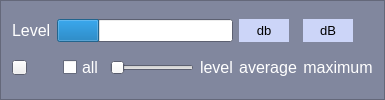
          <widget class="QFrame" name="frame_7">
           <property name="palette">
            <palette>
             <active>
              <colorrole role="Base">
               <brush brushstyle="SolidPattern">
                <color alpha="255">
                 <red>255</red>
                 <green>255</green>
                 <blue>255</blue>
                </color>
               </brush>
              </colorrole>
              <colorrole role="Window">
               <brush brushstyle="SolidPattern">
                <color alpha="255">
                 <red>129</red>
                 <green>135</green>
                 <blue>158</blue>
                </color>
               </brush>
              </colorrole>
             </active>
             <inactive>
              <colorrole role="Base">
               <brush brushstyle="SolidPattern">
                <color alpha="255">
                 <red>255</red>
                 <green>255</green>
                 <blue>255</blue>
                </color>
               </brush>
              </colorrole>
              <colorrole role="Window">
               <brush brushstyle="SolidPattern">
                <color alpha="255">
                 <red>129</red>
                 <green>135</green>
                 <blue>158</blue>
                </color>
               </brush>
              </colorrole>
             </inactive>
             <disabled>
              <colorrole role="Base">
               <brush brushstyle="SolidPattern">
                <color alpha="255">
                 <red>129</red>
                 <green>135</green>
                 <blue>158</blue>
                </color>
               </brush>
              </colorrole>
              <colorrole role="Window">
               <brush brushstyle="SolidPattern">
                <color alpha="255">
                 <red>129</red>
                 <green>135</green>
                 <blue>158</blue>
                </color>
               </brush>
              </colorrole>
             </disabled>
            </palette>
           </property>
           <property name="autoFillBackground">
            <bool>true</bool>
           </property>
           <property name="frameShape">
            <enum>QFrame::StyledPanel</enum>
           </property>
           <property name="frameShadow">
            <enum>QFrame::Raised</enum>
           </property>
           <layout class="QGridLayout" name="gridLayout_8">
            <item row="0" column="0">
             <widget class="QLabel" name="label_21">
              <property name="palette">
               <palette>
                <active>
                 <colorrole role="WindowText">
                  <brush brushstyle="SolidPattern">
                   <color alpha="255">
                    <red>255</red>
                    <green>255</green>
                    <blue>255</blue>
                   </color>
                  </brush>
                 </colorrole>
                </active>
                <inactive>
                 <colorrole role="WindowText">
                  <brush brushstyle="SolidPattern">
                   <color alpha="255">
                    <red>255</red>
                    <green>255</green>
                    <blue>255</blue>
                   </color>
                  </brush>
                 </colorrole>
                </inactive>
                <disabled>
                 <colorrole role="WindowText">
                  <brush brushstyle="SolidPattern">
                   <color alpha="255">
                    <red>120</red>
                    <green>120</green>
                    <blue>120</blue>
                   </color>
                  </brush>
                 </colorrole>
                </disabled>
               </palette>
              </property>
              <property name="font">
               <font>
                <pointsize>12</pointsize>
                <weight>50</weight>
                <bold>false</bold>
               </font>
              </property>
              <property name="text">
               <string>Level</string>
              </property>
             </widget>
            </item>
            <item row="0" column="5">
             <widget class="QLabel" name="label_outchan_level">
              <property name="minimumSize">
               <size>
                <width>50</width>
                <height>0</height>
               </size>
              </property>
              <property name="maximumSize">
               <size>
                <width>50</width>
                <height>16777215</height>
               </size>
              </property>
              <property name="palette">
               <palette>
                <active>
                 <colorrole role="WindowText">
                  <brush brushstyle="SolidPattern">
                   <color alpha="255">
                    <red>0</red>
                    <green>0</green>
                    <blue>0</blue>
                   </color>
                  </brush>
                 </colorrole>
                 <colorrole role="Base">
                  <brush brushstyle="SolidPattern">
                   <color alpha="255">
                    <red>255</red>
                    <green>255</green>
                    <blue>255</blue>
                   </color>
                  </brush>
                 </colorrole>
                 <colorrole role="Window">
                  <brush brushstyle="SolidPattern">
                   <color alpha="255">
                    <red>204</red>
                    <green>213</green>
                    <blue>248</blue>
                   </color>
                  </brush>
                 </colorrole>
                </active>
                <inactive>
                 <colorrole role="WindowText">
                  <brush brushstyle="SolidPattern">
                   <color alpha="255">
                    <red>0</red>
                    <green>0</green>
                    <blue>0</blue>
                   </color>
                  </brush>
                 </colorrole>
                 <colorrole role="Base">
                  <brush brushstyle="SolidPattern">
                   <color alpha="255">
                    <red>255</red>
                    <green>255</green>
                    <blue>255</blue>
                   </color>
                  </brush>
                 </colorrole>
                 <colorrole role="Window">
                  <brush brushstyle="SolidPattern">
                   <color alpha="255">
                    <red>204</red>
                    <green>213</green>
                    <blue>248</blue>
                   </color>
                  </brush>
                 </colorrole>
                </inactive>
                <disabled>
                 <colorrole role="WindowText">
                  <brush brushstyle="SolidPattern">
                   <color alpha="255">
                    <red>120</red>
                    <green>120</green>
                    <blue>120</blue>
                   </color>
                  </brush>
                 </colorrole>
                 <colorrole role="Base">
                  <brush brushstyle="SolidPattern">
                   <color alpha="255">
                    <red>204</red>
                    <green>213</green>
                    <blue>248</blue>
                   </color>
                  </brush>
                 </colorrole>
                 <colorrole role="Window">
                  <brush brushstyle="SolidPattern">
                   <color alpha="255">
                    <red>204</red>
                    <green>213</green>
                    <blue>248</blue>
                   </color>
                  </brush>
                 </colorrole>
                </disabled>
               </palette>
              </property>
              <property name="font">
               <font>
                <pointsize>10</pointsize>
                <weight>50</weight>
                <bold>false</bold>
               </font>
              </property>
              <property name="autoFillBackground">
               <bool>true</bool>
              </property>
              <property name="text">
               <string>db</string>
              </property>
              <property name="alignment">
               <set>Qt::AlignCenter</set>
              </property>
             </widget>
            </item>
            <item row="1" column="5">
             <widget class="QLabel" name="label_13">
              <property name="palette">
               <palette>
                <active>
                 <colorrole role="WindowText">
                  <brush brushstyle="SolidPattern">
                   <color alpha="255">
                    <red>255</red>
                    <green>255</green>
                    <blue>255</blue>
                   </color>
                  </brush>
                 </colorrole>
                 <colorrole role="Base">
                  <brush brushstyle="SolidPattern">
                   <color alpha="255">
                    <red>255</red>
                    <green>255</green>
                    <blue>255</blue>
                   </color>
                  </brush>
                 </colorrole>
                 <colorrole role="Window">
                  <brush brushstyle="SolidPattern">
                   <color alpha="255">
                    <red>255</red>
                    <green>255</green>
                    <blue>255</blue>
                   </color>
                  </brush>
                 </colorrole>
                </active>
                <inactive>
                 <colorrole role="WindowText">
                  <brush brushstyle="SolidPattern">
                   <color alpha="255">
                    <red>255</red>
                    <green>255</green>
                    <blue>255</blue>
                   </color>
                  </brush>
                 </colorrole>
                 <colorrole role="Base">
                  <brush brushstyle="SolidPattern">
                   <color alpha="255">
                    <red>255</red>
                    <green>255</green>
                    <blue>255</blue>
                   </color>
                  </brush>
                 </colorrole>
                 <colorrole role="Window">
                  <brush brushstyle="SolidPattern">
                   <color alpha="255">
                    <red>255</red>
                    <green>255</green>
                    <blue>255</blue>
                   </color>
                  </brush>
                 </colorrole>
                </inactive>
                <disabled>
                 <colorrole role="WindowText">
                  <brush brushstyle="SolidPattern">
                   <color alpha="255">
                    <red>120</red>
                    <green>120</green>
                    <blue>120</blue>
                   </color>
                  </brush>
                 </colorrole>
                 <colorrole role="Base">
                  <brush brushstyle="SolidPattern">
                   <color alpha="255">
                    <red>255</red>
                    <green>255</green>
                    <blue>255</blue>
                   </color>
                  </brush>
                 </colorrole>
                 <colorrole role="Window">
                  <brush brushstyle="SolidPattern">
                   <color alpha="255">
                    <red>255</red>
                    <green>255</green>
                    <blue>255</blue>
                   </color>
                  </brush>
                 </colorrole>
                </disabled>
               </palette>
              </property>
              <property name="font">
               <font>
                <pointsize>12</pointsize>
                <weight>50</weight>
                <bold>false</bold>
               </font>
              </property>
              <property name="text">
               <string>average</string>
              </property>
              <property name="alignment">
               <set>Qt::AlignCenter</set>
              </property>
             </widget>
            </item>
            <item row="1" column="6">
             <widget class="QLabel" name="label_14">
              <property name="palette">
               <palette>
                <active>
                 <colorrole role="WindowText">
                  <brush brushstyle="SolidPattern">
                   <color alpha="255">
                    <red>255</red>
                    <green>255</green>
                    <blue>255</blue>
                   </color>
                  </brush>
                 </colorrole>
                </active>
                <inactive>
                 <colorrole role="WindowText">
                  <brush brushstyle="SolidPattern">
                   <color alpha="255">
                    <red>255</red>
                    <green>255</green>
                    <blue>255</blue>
                   </color>
                  </brush>
                 </colorrole>
                </inactive>
                <disabled>
                 <colorrole role="WindowText">
                  <brush brushstyle="SolidPattern">
                   <color alpha="255">
                    <red>120</red>
                    <green>120</green>
                    <blue>120</blue>
                   </color>
                  </brush>
                 </colorrole>
                </disabled>
               </palette>
              </property>
              <property name="font">
               <font>
                <pointsize>12</pointsize>
                <weight>50</weight>
                <bold>false</bold>
               </font>
              </property>
              <property name="text">
               <string>maximum</string>
              </property>
              <property name="alignment">
               <set>Qt::AlignCenter</set>
              </property>
             </widget>
            </item>
            <item row="0" column="6">
             <widget class="QLabel" name="label_outchan_level_max">
              <property name="minimumSize">
               <size>
                <width>50</width>
                <height>0</height>
               </size>
              </property>
              <property name="maximumSize">
               <size>
                <width>50</width>
                <height>16777215</height>
               </size>
              </property>
              <property name="palette">
               <palette>
                <active>
                 <colorrole role="WindowText">
                  <brush brushstyle="SolidPattern">
                   <color alpha="255">
                    <red>0</red>
                    <green>0</green>
                    <blue>0</blue>
                   </color>
                  </brush>
                 </colorrole>
                 <colorrole role="Base">
                  <brush brushstyle="SolidPattern">
                   <color alpha="255">
                    <red>255</red>
                    <green>255</green>
                    <blue>255</blue>
                   </color>
                  </brush>
                 </colorrole>
                 <colorrole role="Window">
                  <brush brushstyle="SolidPattern">
                   <color alpha="255">
                    <red>204</red>
                    <green>213</green>
                    <blue>248</blue>
                   </color>
                  </brush>
                 </colorrole>
                </active>
                <inactive>
                 <colorrole role="WindowText">
                  <brush brushstyle="SolidPattern">
                   <color alpha="255">
                    <red>0</red>
                    <green>0</green>
                    <blue>0</blue>
                   </color>
                  </brush>
                 </colorrole>
                 <colorrole role="Base">
                  <brush brushstyle="SolidPattern">
                   <color alpha="255">
                    <red>255</red>
                    <green>255</green>
                    <blue>255</blue>
                   </color>
                  </brush>
                 </colorrole>
                 <colorrole role="Window">
                  <brush brushstyle="SolidPattern">
                   <color alpha="255">
                    <red>204</red>
                    <green>213</green>
                    <blue>248</blue>
                   </color>
                  </brush>
                 </colorrole>
                </inactive>
                <disabled>
                 <colorrole role="WindowText">
                  <brush brushstyle="SolidPattern">
                   <color alpha="255">
                    <red>120</red>
                    <green>120</green>
                    <blue>120</blue>
                   </color>
                  </brush>
                 </colorrole>
                 <colorrole role="Base">
                  <brush brushstyle="SolidPattern">
                   <color alpha="255">
                    <red>204</red>
                    <green>213</green>
                    <blue>248</blue>
                   </color>
                  </brush>
                 </colorrole>
                 <colorrole role="Window">
                  <brush brushstyle="SolidPattern">
                   <color alpha="255">
                    <red>204</red>
                    <green>213</green>
                    <blue>248</blue>
                   </color>
                  </brush>
                 </colorrole>
                </disabled>
               </palette>
              </property>
              <property name="font">
               <font>
                <pointsize>10</pointsize>
                <weight>50</weight>
                <bold>false</bold>
               </font>
              </property>
              <property name="autoFillBackground">
               <bool>true</bool>
              </property>
              <property name="text">
               <string>dB</string>
              </property>
              <property name="alignment">
               <set>Qt::AlignCenter</set>
              </property>
             </widget>
            </item>
            <item row="1" column="3">
             <widget class="QSlider" name="horizontalSlider_ogain">
              <property name="maximum">
               <number>100</number>
              </property>
              <property name="orientation">
               <enum>Qt::Horizontal</enum>
              </property>
             </widget>
            </item>
            <item row="1" column="2">
             <widget class="QCheckBox" name="checkBox_ogainall">
              <property name="palette">
               <palette>
                <active>
                 <colorrole role="WindowText">
                  <brush brushstyle="SolidPattern">
                   <color alpha="255">
                    <red>255</red>
                    <green>255</green>
                    <blue>255</blue>
                   </color>
                  </brush>
                 </colorrole>
                </active>
                <inactive>
                 <colorrole role="WindowText">
                  <brush brushstyle="SolidPattern">
                   <color alpha="255">
                    <red>255</red>
                    <green>255</green>
                    <blue>255</blue>
                   </color>
                  </brush>
                 </colorrole>
                </inactive>
                <disabled>
                 <colorrole role="WindowText">
                  <brush brushstyle="SolidPattern">
                   <color alpha="255">
                    <red>120</red>
                    <green>120</green>
                    <blue>120</blue>
                   </color>
                  </brush>
                 </colorrole>
                </disabled>
               </palette>
              </property>
              <property name="font">
               <font>
                <pointsize>12</pointsize>
                <weight>50</weight>
                <bold>false</bold>
               </font>
              </property>
              <property name="text">
               <string>all</string>
              </property>
             </widget>
            </item>
            <item row="1" column="4">
             <widget class="QLabel" name="label_outgain">
              <property name="palette">
               <palette>
                <active>
                 <colorrole role="WindowText">
                  <brush brushstyle="SolidPattern">
                   <color alpha="255">
                    <red>255</red>
                    <green>255</green>
                    <blue>255</blue>
                   </color>
                  </brush>
                 </colorrole>
                </active>
                <inactive>
                 <colorrole role="WindowText">
                  <brush brushstyle="SolidPattern">
                   <color alpha="255">
                    <red>255</red>
                    <green>255</green>
                    <blue>255</blue>
                   </color>
                  </brush>
                 </colorrole>
                </inactive>
                <disabled>
                 <colorrole role="WindowText">
                  <brush brushstyle="SolidPattern">
                   <color alpha="255">
                    <red>120</red>
                    <green>120</green>
                    <blue>120</blue>
                   </color>
                  </brush>
                 </colorrole>
                </disabled>
               </palette>
              </property>
              <property name="font">
               <font>
                <pointsize>12</pointsize>
                <weight>50</weight>
                <bold>false</bold>
               </font>
              </property>
              <property name="text">
               <string>level</string>
              </property>
             </widget>
            </item>
            <item row="0" column="1" colspan="4">
             <widget class="QProgressBar" name="progressBar_outchan_level">
              <property name="palette">
               <palette>
                <active>
                 <colorrole role="WindowText">
                  <brush brushstyle="SolidPattern">
                   <color alpha="255">
                    <red>255</red>
                    <green>255</green>
                    <blue>255</blue>
                   </color>
                  </brush>
                 </colorrole>
                </active>
                <inactive>
                 <colorrole role="WindowText">
                  <brush brushstyle="SolidPattern">
                   <color alpha="255">
                    <red>255</red>
                    <green>255</green>
                    <blue>255</blue>
                   </color>
                  </brush>
                 </colorrole>
                </inactive>
                <disabled>
                 <colorrole role="WindowText">
                  <brush brushstyle="SolidPattern">
                   <color alpha="255">
                    <red>120</red>
                    <green>120</green>
                    <blue>120</blue>
                   </color>
                  </brush>
                 </colorrole>
                </disabled>
               </palette>
              </property>
              <property name="font">
               <font>
                <pointsize>10</pointsize>
               </font>
              </property>
              <property name="value">
               <number>24</number>
              </property>
              <property name="textVisible">
               <bool>false</bool>
              </property>
             </widget>
            </item>
            <item row="1" column="0">
             <widget class="QPushButton" name="pushButton_3">
              <property name="minimumSize">
               <size>
                <width>15</width>
                <height>15</height>
               </size>
              </property>
              <property name="maximumSize">
               <size>
                <width>15</width>
                <height>15</height>
               </size>
              </property>
              <property name="text">
               <string/>
              </property>
             </widget>
            </item>
           </layout>
          </widget>
